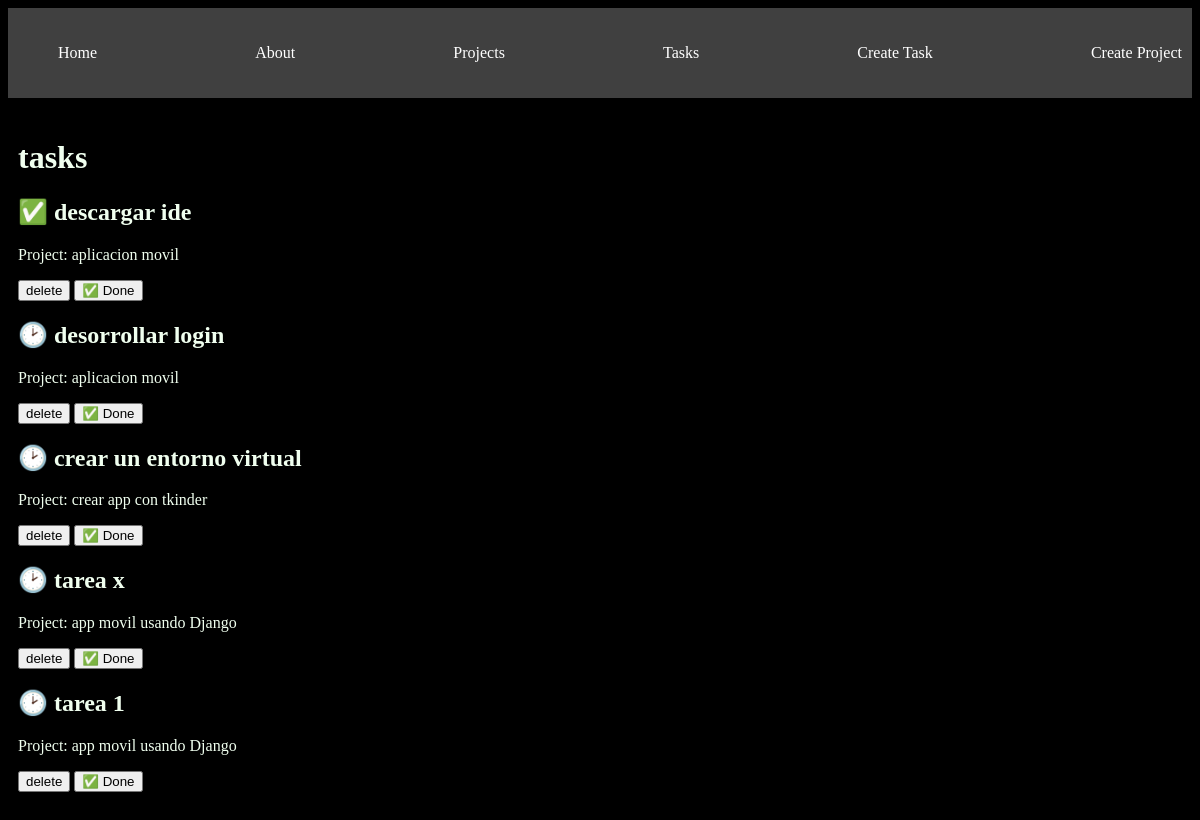
/tasks/, run on the app's committed database.
### myapp/models.py (models this page shows, shortened)
class Task(models.Model):
    title = models.CharField(max_length=200)
    description = models.TextField()
    project = models.ForeignKey(Project, on_delete=models.CASCADE)
    done = models.BooleanField(default=False)

class Project(models.Model):
    name = models.CharField(max_length=200)
    details = models.TextField()

### myapp/views.py (the view)
# urls.py: path('tasks/', views.tasks,name='tasks'),
def tasks(request):
    tasks=Task.objects.all()
    return render(request, 'tasks/tasks.html',{
        'tasks':tasks
    })

### myapp/templates/tasks/tasks.html
{% extends 'layouts/base.html' %}
{% block content %}
<h1>tasks</h1>
{% for task in tasks %}
<article>
    <h1>{% if task.done == False %}🕑 {% else %} ✅ {% endif %}{{task.title}}</h1>
    <p> Project: {{task.project.name}}</p>
    <button>delete</button>
    <button>✅ Done</button>
</article>
{% endfor %}
{% endblock %}

### myapp/templates/layouts/base.html (shortened to what this page needs)
{% load static %}
<!DOCTYPE html>
<html lang="en">
<head>
    <link rel="stylesheet" href="{% static 'styles/main.css' %}">
</head>
<body>
    <nav class="navbar container">
        <ul>
            <li>
                <a href="{% url 'index' %}">Home</a>
            </li>
            <li>
                <a href="{% url 'about' %}">About</a>
            </li>
            <li>
                <a href="{% url 'projects' %}">Projects</a>
            </li>
            <li>
                <a href="{% url 'tasks' %}">Tasks</a>
            </li>
            <li>
                <a href="{% url 'create_task' %}">Create Task</a>
            </li>
            <li>
                <a href="{% url 'create_proyect' %}">Create Project</a>
            </li>
        </ul>
    </nav>
    <main class="container">
        {% block content %}{% endblock %}
    </main>
</body>
</html>

### myapp/static/styles/main.css (style rules this page uses)
body { background-color: rgb(0, 0, 0); color: rgb(240, 255, 239); }
.navbar { background: #404040; padding: 5px 10px; }
.navbar ul { display: flex; justify-content: space-between; }
.navbar li { list-style: none; }
.navbar ul li a { color: white; justify-content: space-between; text-decoration: none; }
.container { max-width: 1200px; margin: auto; padding: 20px 10px; }

### data on the page
Task: title "descargar ide", project.name "aplicacion movil"
Task: title "desorrollar login", project.name "aplicacion movil"
Task: title "crear un entorno virtual", project.name "crear app con tkinder"
Task: title "tarea x", project.name "app movil usando Django"
Task: title "tarea 1", project.name "app movil usando Django"
